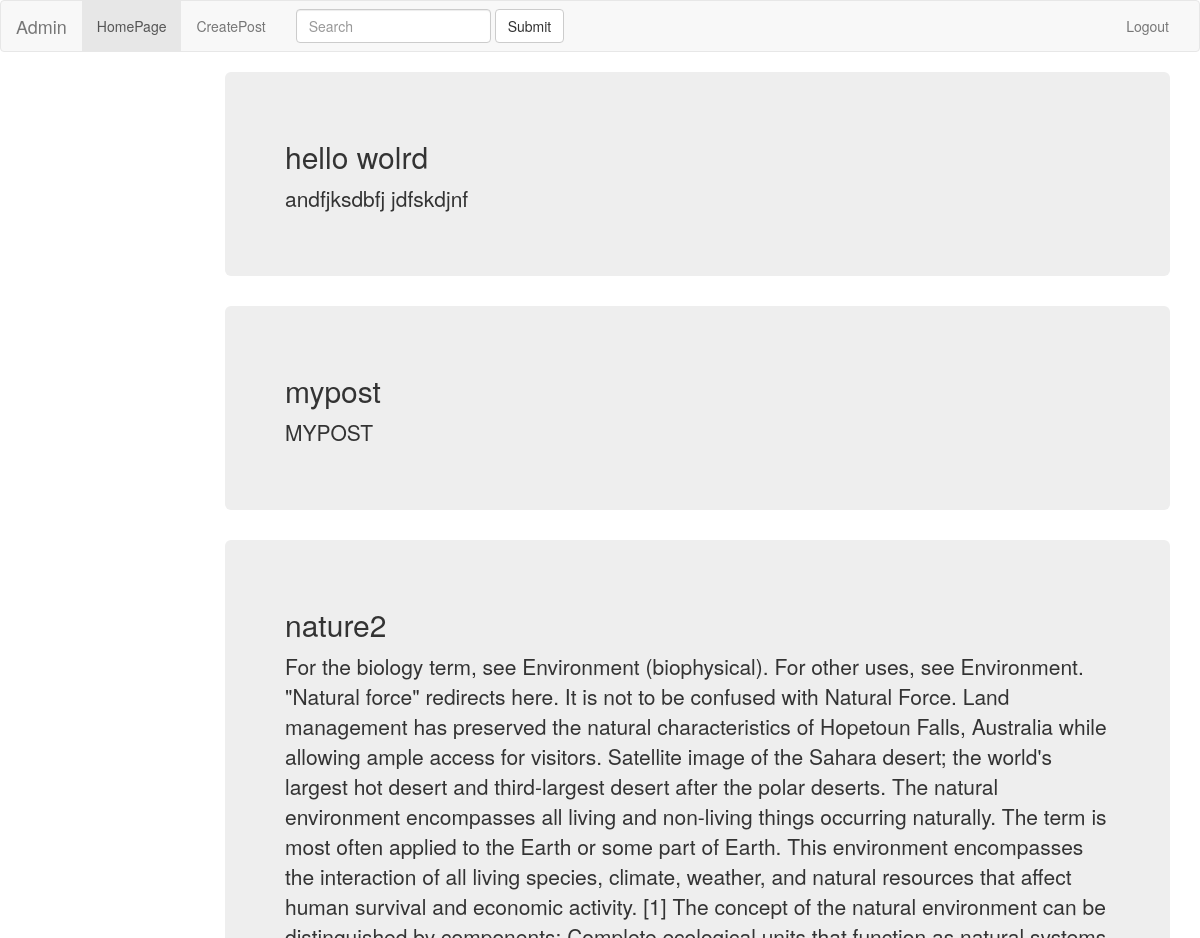
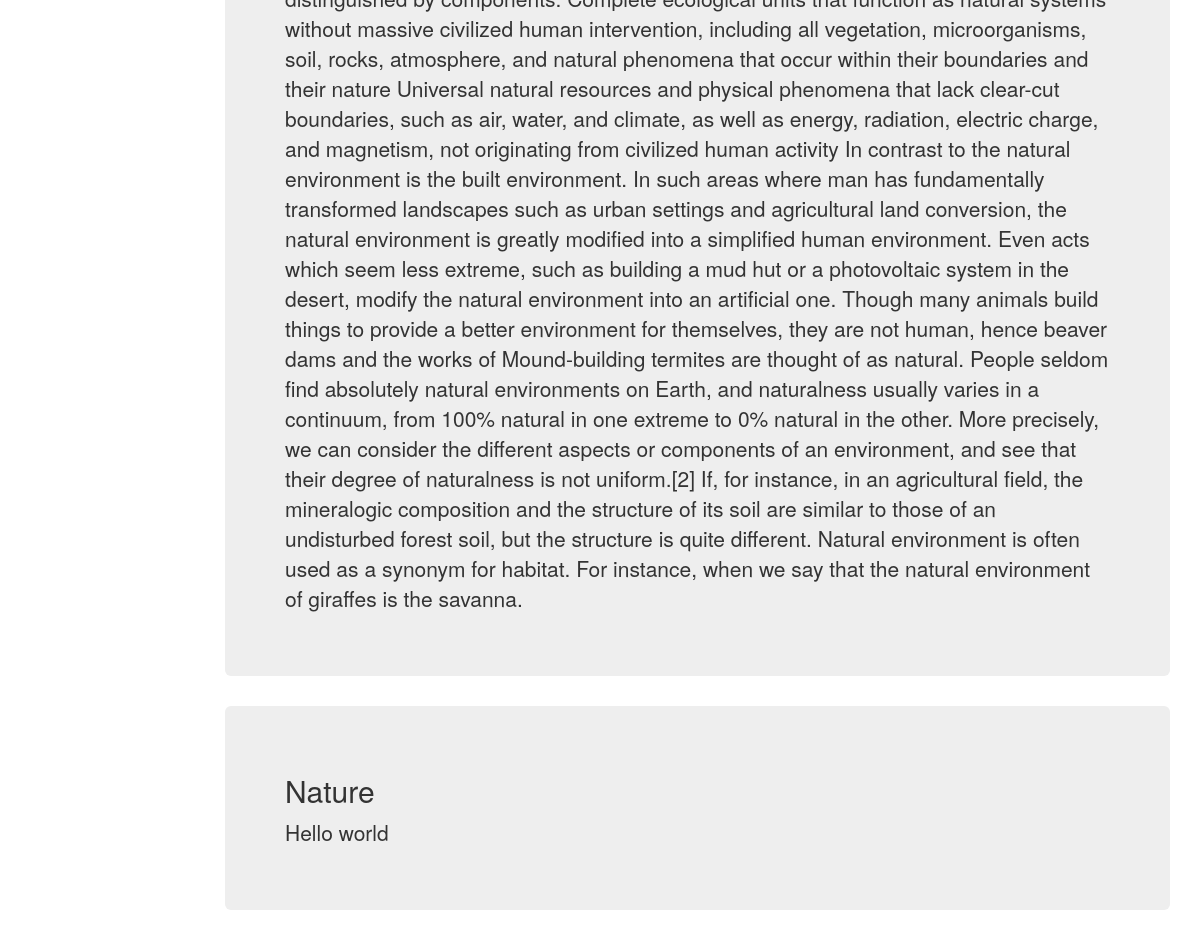
The page / (signed in) on the database its author committed (2 pictures, top to bottom).
### FB/models.py (models this page shows, shortened)
class UserInfo(AbstractBaseUser, PermissionsMixin):
    class Meta:
        app_label = 'FB'
        db_table = "UserInfo"
    UID = models.AutoField(primary_key=True)
    username = models.CharField(_('username'), max_length=30, unique=True,
                                help_text=_('Required. 30 characters or fewer. Letters, numbers and '
                                            '@/./+/-/_ characters'),
                                validators=[
                                    validators.RegexValidator(re.compile('^[ \w.@+-]+$'),
                                                              _('Enter a valid username.'), 'invalid')
                                ])
    password = models.CharField(max_length=30)
    first_name = models.CharField(_('full name'), max_length=25, blank=True)
    last_name = models.CharField(_('short name'), max_length=25, blank=True)
    email = models.EmailField(_('email address'), max_length=100, unique=True, default="a@b.com")
    is_staff = models.BooleanField(_('staff status'), default=False,
                                   help_text=_('Designates whether the user can log into this admin '
                                               'site.'))
    is_active = models.BooleanField(_('active'), default=True,
                                    help_text=_('Designates whether this user should be treated as '
                                                'active. Unselect this instead of deleting accounts.'))
    date_joined = models.DateTimeField(_('date joined'), default=timezone.now)
    objects = UserManager()
    USERNAME_FIELD = 'username'
    REQUIRED_FIELDS = ['email']
    def __str__(self):
        return self.username

class PostsByUser(models.Model):
    UID = models.ForeignKey(UserInfo, on_delete=models.CASCADE)
    title = models.CharField(max_length=150)
    content = models.TextField()
    updated = models.DateTimeField(auto_now=True)
    timestamp = models.DateTimeField(auto_now_add=True)

### FB/views.py (the view)
# urls.py: url(r'^$', views.index, name="index"),
@login_required
def index(request):
    friends = FriendList.objects.filter(user = request.user).values('friend')
    posts = PostsByUser.objects.filter(UID__in=friends).order_by('-updated')
    return render(request, "fb/index.html",{"posts":posts})

### FB/templates/fb/index.html
{% extends "fb/base.html" %}
{% block content %}
    {% for i in posts%}
        <div class="jumbotron">
            <h2>{{i.title}}</h2>
            <p>{{i.content}}</p>
        </div>
    {%endfor%}
{% endblock %}

### FB/templates/fb/base.html (shortened to what this page needs)
{% load static%}
<html lang="en">
<head>
    <link rel="stylesheet" type="text/css" href="{% static 'css/bootstrap.min.css' %} ">
    <link rel="stylesheet" type="text/css" href="{% static 'css/bootstrap.css' %}">
</head>
<body>
<nav class="navbar navbar-default">
  <div class="container-fluid">
    <div class="navbar-header">
      <a class="navbar-brand" href="#"><font style="text-transform:capitalize">{{request.user}}</font></a>
    </div>
    <div class="collapse navbar-collapse" id="bs-example-navbar-collapse-1">
      <ul class="nav navbar-nav">
        <li class="active"><a href="{% url 'index' %}">HomePage <span class="sr-only">(current)</span></a></li>
        <li><a href="{% url 'create-post' %}">CreatePost</a></li>
      </ul>
      <form class="navbar-form navbar-left" role="search">
        <div class="form-group">
          <input class="form-control" placeholder="Search" type="text">
        </div>
        <button type="submit" class="btn btn-default">Submit</button>
      </form>
      <ul class="nav navbar-nav navbar-right">
        <li><a href="{% url 'logout' %}">Logout</a></li>
      </ul>
    </div>
  </div>
</nav>
<div class="container">
    <div class="row">
        <div class="col-xs-2" style="padding-left:0" id="left">
        </div>
        <div class="col-xs-10" id="right">
            {% block content%}
            {% endblock%}
        </div>
    </div>
</div>
</body>
</html>

### rows shown on the page
UserInfo: user "Admin"
PostsByUser: title "hello wolrd", content "andfjksdbfj jdfskdjnf"
PostsByUser: title "mypost", content "MYPOST"
PostsByUser: title "nature2", content "For the biology term, see Environment (biophysical). For other uses, see Environment. \"Natural force\" redirects here. It is not to be confused with Natural Force. Land management has preserved the natural characteristics of Hopetoun Falls, Australia while allowing ample access for visitors. Satellite image of the Sahara desert; the world's largest hot desert and third-largest desert after the polar deserts. The natural environment encompasses all living and non-living things occurring naturally. The term is most often applied to the Earth or some part of Earth. This environment encompasses the interaction of all living species, climate, weather, and natural resources that affect human…"
PostsByUser: title "Nature", content "Hello world"
